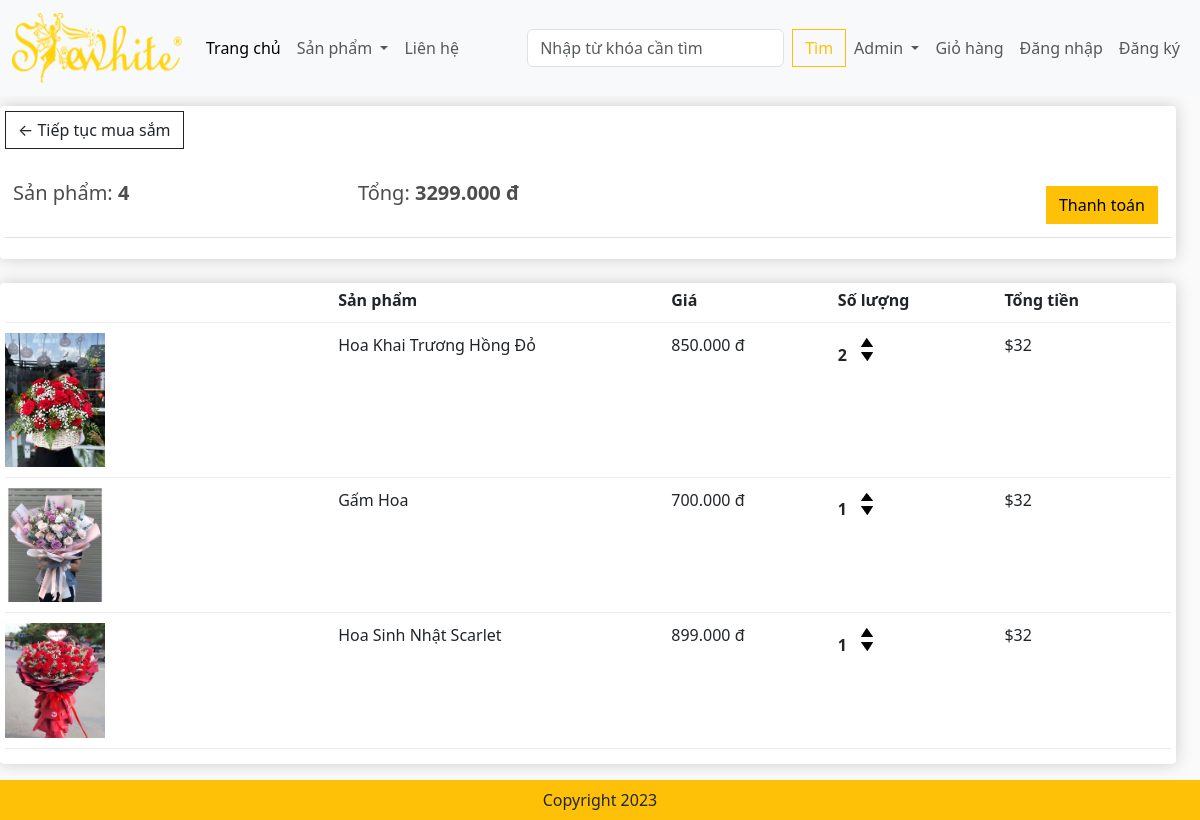
The app's page /cart (signed in) with its own data.
### app/models.py (models this page shows, shortened)
class Order(models.Model):
    customer = models.ForeignKey(Customer,on_delete=models.SET_NULL,blank=True,null=True)
    date_order = models.DateTimeField(auto_now_add=True)
    complete = models.BooleanField(default=False,null=True,blank=False)
    transaction_id = models.CharField(max_length=200,null=True)
    @property
    def get_cart_items(self):
        orderitems = self.orderitems_set.all()
        total = sum([item.quantity for item in orderitems])
        return total
    def get_cart_total(self):
        orderitems = self.orderitems_set.all()
        total = sum([item.get_total for item in orderitems])
        return total

class OrderItems(models.Model):
    product = models.ForeignKey(Product,on_delete=models.SET_NULL,blank=True,null=True)
    order = models.ForeignKey(Order,on_delete=models.SET_NULL,blank=True,null=True)
    quantity = models.IntegerField(default=0,null=True,blank=True)
    date_added = models.DateTimeField(auto_now_add=True)
    @property
    def get_total(self):
        total = self.product.price * self.quantity
        return total

class Product(models.Model):
    name = models.CharField(max_length=200,null=True)
    price = models.FloatField()
    image = models.ImageField(null=True,blank=True)
    @property
    def ImageURL(self):
        try:
            url = self.image.url
        except:
            url = ''
        return url

### app/views.py (the view)
# urls.py: path('cart', views.cart, name="cart"),
def cart(request):
    if request.user.is_authenticated:
        customer = request.user.customer
        order, created = Order.objects.get_or_create(customer = customer, complete = False)
        items = order.orderitems_set.all()
    else:
        items = [],
        order = {'get_cart_items':0, 'get_cart_total':0}
    context = {'items':items, 'order':order}
    return render(request,'app/cart.html', context)

### app/templates/app/cart.html
{% extends 'app/base.html' %}
{% load static %}
{% block cart-content %}
<div class="row" style="width:100%">
	<div class="col-lg-12">
		<div class="box-element">
			<a  class="btn btn-outline-dark" href="{%url 'home' %}">&#x2190; Tiếp tục mua sắm</a>
			<br>
			<br>
			<table class="table">
				<tr>
					<th><h5>Sản phẩm: <strong>{{order.get_cart_items}}</strong></h5></th>
					<th><h5>Tổng:<strong> {{order.get_cart_total | floatformat:3}} đ</strong></h5></th>
					<th>
						<a  style="float:right; margin:5px;" class="btn btn-warning" href="{% url 'checkout' %}">Thanh toán</a>
					</th>
				</tr>
			</table>
		</div>
		<br>
		<div class="box-element">
			<div class="cart-row">
				<div style="flex:2"></div>
				<div style="flex:2"><strong>Sản phẩm</strong></div>
				<div style="flex:1"><strong>Giá</strong></div>
				<div style="flex:1"><strong>Số lượng</strong></div>
				<div style="flex:1"><strong>Tổng tiền</strong></div>
			</div>
			{% for item in items %}
			<div class="cart-row">
				<div style="flex:2"><img class="row-image" src="{{item.product.ImageURL}}"></div>
				<div style="flex:2"><p>{{item.product.name}}</p></div>
				<div style="flex:1"><p>{{item.product.price | floatformat:3}} đ</p></div>
				<div style="flex:1">
					<p class="quantity">{{item.quantity}}</p>
					<div class="quantity">
						<img class="chg-quantity" src="{% static 'app/images/arrow-up.png' %}">
						<img class="chg-quantity" src="{% static 'app/images/arrow-down.png' %}">
					</div>
				</div>
				<div style="flex:1"><p>$32</p></div>
			</div>
            {% endfor %}
		</div>
	</div>
</div>
{% endblock cart-content %}

### app/templates/app/base.html (shortened to what this page needs)
{% load static %}
<!DOCTYPE html>
<html lang="en">
<head>
    <link href="https://cdn.jsdelivr.net/npm/bootstrap@5.3.1/dist/css/bootstrap.min.css" rel="stylesheet" />
    <link href="{%static 'app/css/style.css' %}" rel="stylesheet" />
    <link href="{%static 'app/css/owl.carousel.min.css' %}" rel="stylesheet" />
    <link href="{%static 'app/css/all.min.css' %}" rel="stylesheet" />
    <link href="{%static 'app/css/main.css' %}" rel="stylesheet" />
</head>
<body>
  <nav class="navbar navbar-expand-lg bg-body-tertiary">
      <div class="container-fluid">
        <a class="navbar-brand" href="{%url 'home' %}">
            <img src="{%static 'app/images/shewhite.png' %}" width="170" height="70" alt="shewhite">
        </a>
        <div class="collapse navbar-collapse" id="navbarSupportedContent">
          <ul class="navbar-nav me-auto mb-2 mb-lg-0">
            <li class="nav-item">
              <a class="nav-link active" aria-current="page" href="{%url 'home' %}">Trang chủ</a>
            </li>
            <li class="nav-item dropdown">
              <a class="nav-link dropdown-toggle" href="#" role="button" data-bs-toggle="dropdown" aria-expanded="false">
                Sản phẩm
              </a>
            </li>
           <li class="nav-item">
              <a class="nav-link" href="#">Liên hệ</a>
            </li>
          </ul>
          <form class="d-flex" role="search">
            <input class="form-control me-2" type="search" placeholder="Nhập từ khóa cần tìm" aria-label="Search">
            <button class="btn btn-outline-warning" type="submit">Tìm</button>
          </form>
        </div>
        <ul class="navbar-nav me-auto mb-2 mb-lg-0">
            <li class="nav-item dropdown">
              <a class="nav-link dropdown-toggle" href="#" role="button" data-bs-toggle="dropdown" aria-expanded="false">
                Admin
              </a>
            </li>
            <li class="nav-item">
              <a class="nav-link" href="{%url 'cart' %}">Giỏ hàng</a>
            </li>
            <li class="nav-item">
              <a class="nav-link" href="#">Đăng nhập</a>
            </li>
            <li class="nav-item">
              <a class="nav-link" href="#">Đăng ký</a>
            </li>
        </ul>
      </div>
    </nav>
    {% block cart-content %} {% endblock cart-content %}
    <footer class="container--fluid bg-warning text-center fixed-bottom p-2 mt-3 footer ">
        Copyright 2023
    </footer>
</body>
</html>

### app/static/app/css/main.css (style rules this page uses)
body { background-color: hsl(0, 0%, 98%); }
h1,h2,h3,h4,h5,h6 { color:hsl(0, 0%, 30%); }
.box-element { box-shadow:hsl(0, 0%, 80%) 0 0 16px; background-color: #fff; border-radius: 4px; padding: 5px; }
.col-lg-3, .col-lg-4, .col-lg-6, .col-lg-8, .col-lg-12 { margin-top: 10px; }
.btn { border-radius: 0; }
.row-image { width: 100px; }
.cart-row { display: flex; align-items: flex-stretch; padding-bottom: 10px; margin-bottom: 10px; border-bottom: 1px solid #ececec; }
.quantity { display: inline-block; font-weight: 700; padding-right:10px; }
.chg-quantity { width: 12px; cursor: pointer; display: block; margin-top: 5px; transition:.1s; }
.footer { position:relative }

### records on screen
Order: get_cart_items "4", get_cart_total "3299.000"
OrderItems: product.ImageURL (picture), product.name "Hoa Khai Trương Hồng Đỏ", product.price "850.000", quantity "2"
OrderItems: product.ImageURL (picture), product.name "Gấm Hoa", product.price "700.000", quantity "1"
OrderItems: product.ImageURL (picture), product.name "Hoa Sinh Nhật Scarlet", product.price "899.000", quantity "1"
